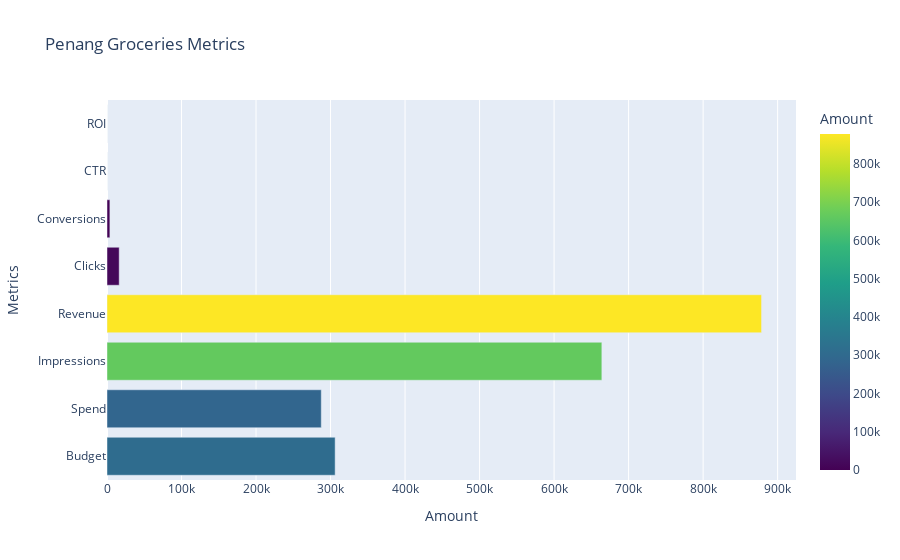

Write notebook code for a chart like this one.
### Code cell
# Filtrar los datos para la categoría de Comida en Penang
penang_groceries_data = df[(df['Region'] == 2) & (df['Product_Category'] == 4)]

# Asegurarse de que se tiene al menos un registro
if not penang_groceries_data.empty:
    # Crear un diccionario con las métricas necesarias
    metrics = {
        'Metric': ['Budget', 'Spend', 'Impressions', 'Revenue', 'Clicks', 'Conversions', 'CTR', 'ROI'],
        'Value': [
            penang_groceries_data['Budget'].values[0],
            penang_groceries_data['Spend'].values[0],
            penang_groceries_data['Impressions'].values[0],
            penang_groceries_data['Revenue'].values[0],
            penang_groceries_data['Clicks'].values[0],
            penang_groceries_data['Conversions'].values[0],
            penang_groceries_data['CTR'].values[0],
            penang_groceries_data['ROI'].values[0]
        ]
    }
    # Crear un DataFrame a partir del diccionario
    penang_groceries_metrics_df = pd.DataFrame(metrics)

    # Crear el gráfico interactivo de barras horizontales
    fig = px.bar(
        penang_groceries_metrics_df,
        x='Value',
        y='Metric',
        orientation='h',  # Cambiar a horizontal
        title='Penang Groceries Metrics',
        labels={'Value': 'Amount', 'Metric': 'Metrics'},
        color='Value',
        color_continuous_scale=px.colors.sequential.Viridis
    )

    # Mostrar el gráfico
    fig.show()
else:
    print("No se encontraron datos para la región 2 y la categoría de producto 4.")

### Figure 1 — Plotly figure (JSON) as saved in the notebook; plotly's stock layout.template omitted (floating-point values rounded to 4 significant figures)
{"data": [{"alignmentgroup": "True", "hovertemplate": "Amount=%{marker.color}<br>Metrics=%{y}<extra></extra>", "legendgroup": "", "marker": {"color": [306185, 287549, 664100, 878418, 16354, 3881.0, 0.8767, 3.02], "coloraxis": "coloraxis", "pattern": {"shape": ""}}, "name": "", "offsetgroup": "", "orientation": "h", "showlegend": false, "textposition": "auto", "type": "bar", "x": [306185, 287549, 664100, 878418, 16354, 3881.0, 0.8767, 3.02], "xaxis": "x", "y": ["Budget", "Spend", "Impressions", "Revenue", "Clicks", "Conversions", "CTR", "ROI"], "yaxis": "y"}], "layout": {"barmode": "relative", "coloraxis": {"colorbar": {"title": {"text": "Amount"}}, "colorscale": [[0, "#440154"], [0.1111, "#482878"], [0.2222, "#3e4989"], [0.3333, "#31688e"], [0.4444, "#26828e"], [0.5556, "#1f9e89"], [0.6667, "#35b779"], [0.7778, "#6ece58"], [0.8889, "#b5de2b"], [1, "#fde725"]]}, "legend": {"tracegroupgap": 0}, "title": {"text": "Penang Groceries Metrics"}, "xaxis": {"anchor": "y", "domain": [0, 1], "title": {"text": "Amount"}}, "yaxis": {"anchor": "x", "domain": [0, 1], "title": {"text": "Metrics"}}}}
